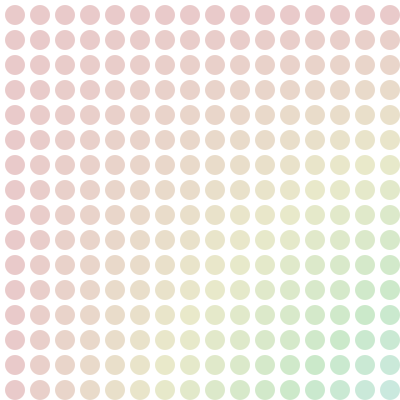
Frame 1 (no input)
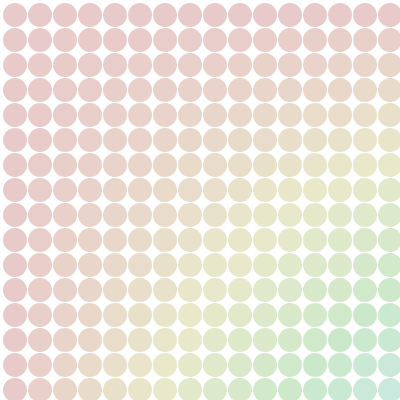
Frame 60 (the mouse pressed at the canvas centre just before this capture)
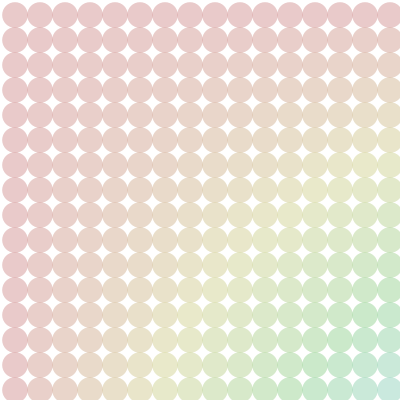
Frame 120 (the mouse held since frame 60 and released just before this capture)

The Processing sketch that drew these frames (run headless with seeded random() and noise(); from frame 60 on, the mouse is pressed at the canvas centre):

// Processing sketch: processing_145859
// ── processing_145859.pde

int counter;

float r = 10;
float esp = 5;
float dist_1 = r+esp;
float dist_2 = 2*r+esp;


void setup() {  //setup function called initially, only once
  size(400, 400);
  background(100);  //set background white
  colorMode(HSB);   //set colors to Hue, Saturation, Brightness mode
  counter = 0;
}

void draw() {  //draw function loops 
  
  background(255);
  
  for(int j = 0; j < height/dist_1; j++){
  
      for(int i = 0; i < width/dist_1; i++){
      
          noStroke();
          
          
          
              
              fill((i*j/2)%255, 100, 200, 100);
              ellipse(dist_1+i*dist_2, dist_1+j*dist_2, 2*r, 2*r);
          
      }
  
  }
  

  //  if(mousePressed){
    
       r += 0.05*sin(0.1*counter/PI);  
       
       
        
//    }

  counter++;
    
  
  
}
